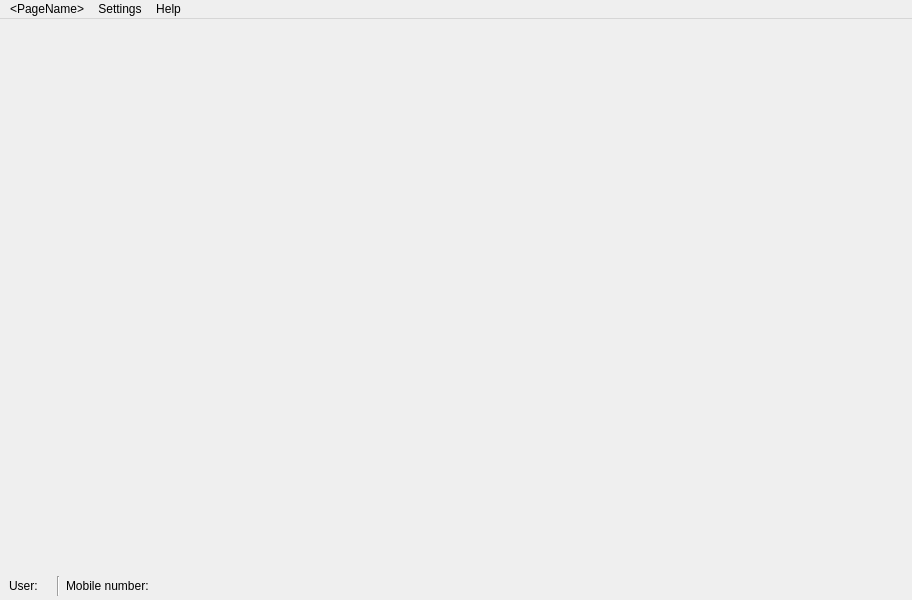
<?xml version="1.0" encoding="UTF-8"?>
<ui version="4.0">
 <class>MainWindowManage</class>
 <widget class="QMainWindow" name="MainWindowManage">
  <property name="geometry">
   <rect>
    <x>0</x>
    <y>0</y>
    <width>912</width>
    <height>600</height>
   </rect>
  </property>
  <property name="windowTitle">
   <string>Management</string>
  </property>
  <widget class="QWidget" name="centralwidget">
   <layout class="QVBoxLayout" name="verticalLayout">
    <property name="spacing">
     <number>0</number>
    </property>
    <property name="leftMargin">
     <number>0</number>
    </property>
    <property name="topMargin">
     <number>0</number>
    </property>
    <property name="rightMargin">
     <number>0</number>
    </property>
    <property name="bottomMargin">
     <number>0</number>
    </property>
    <item>
     <widget class="QStackedWidget" name="stackedWidgetManage">
      <widget class="QWidget" name="pageSales"/>
      <widget class="QWidget" name="pageTransaction"/>
      <widget class="QWidget" name="pageItem"/>
      <widget class="QWidget" name="pageStock"/>
      <widget class="QWidget" name="pagePromo"/>
      <widget class="QWidget" name="pageReward"/>
      <widget class="QWidget" name="pageMember"/>
      <widget class="QWidget" name="pageUser"/>
     </widget>
    </item>
    <item>
     <widget class="QWidget" name="widgetStatusBar" native="true">
      <layout class="QHBoxLayout" name="horizontalLayout_3">
       <property name="topMargin">
        <number>4</number>
       </property>
       <property name="bottomMargin">
        <number>4</number>
       </property>
       <item>
        <layout class="QHBoxLayout" name="horizontalLayout_4">
         <item>
          <widget class="QLabel" name="label_2">
           <property name="text">
            <string>User:</string>
           </property>
          </widget>
         </item>
         <item>
          <widget class="QLabel" name="labelFullName">
           <property name="text">
            <string>&lt;FullName&gt;</string>
           </property>
          </widget>
         </item>
        </layout>
       </item>
       <item>
        <widget class="Line" name="line">
         <property name="orientation">
          <enum>Qt::Vertical</enum>
         </property>
        </widget>
       </item>
       <item>
        <layout class="QHBoxLayout" name="horizontalLayout_5">
         <item>
          <widget class="QLabel" name="label">
           <property name="text">
            <string>Mobile number:</string>
           </property>
          </widget>
         </item>
         <item>
          <widget class="QLabel" name="labelMobileNumber">
           <property name="text">
            <string>&lt;MobileNumber&gt;</string>
           </property>
          </widget>
         </item>
        </layout>
       </item>
       <item>
        <spacer name="horizontalSpacer">
         <property name="orientation">
          <enum>Qt::Horizontal</enum>
         </property>
         <property name="sizeHint" stdset="0">
          <size>
           <width>40</width>
           <height>20</height>
          </size>
         </property>
        </spacer>
       </item>
      </layout>
     </widget>
    </item>
   </layout>
  </widget>
  <widget class="QMenuBar" name="menubar">
   <property name="geometry">
    <rect>
     <x>0</x>
     <y>0</y>
     <width>912</width>
     <height>21</height>
    </rect>
   </property>
   <widget class="QMenu" name="menuManage">
    <property name="title">
     <string>&lt;PageName&gt;</string>
    </property>
    <widget class="QMenu" name="menuProducts">
     <property name="title">
      <string>Products</string>
     </property>
     <addaction name="actionAll"/>
     <addaction name="separator"/>
     <addaction name="actionItems"/>
     <addaction name="actionItemTypes"/>
     <addaction name="actionBrands"/>
     <addaction name="actionSuppliers"/>
    </widget>
    <addaction name="actionSales"/>
    <addaction name="actionTransactions"/>
    <addaction name="separator"/>
    <addaction name="menuProducts"/>
    <addaction name="actionStocks"/>
    <addaction name="actionPromos"/>
    <addaction name="actionRewards"/>
    <addaction name="actionMembers"/>
    <addaction name="separator"/>
    <addaction name="actionUsers"/>
    <addaction name="separator"/>
    <addaction name="actionLogout"/>
   </widget>
   <widget class="QMenu" name="menuSettings">
    <property name="title">
     <string>Settings</string>
    </property>
    <addaction name="actionCurrentOrganization"/>
    <addaction name="separator"/>
    <addaction name="actionCurrentUser"/>
   </widget>
   <widget class="QMenu" name="menuHelp">
    <property name="title">
     <string>Help</string>
    </property>
   </widget>
   <addaction name="menuManage"/>
   <addaction name="menuSettings"/>
   <addaction name="menuHelp"/>
  </widget>
  <action name="actionSales">
   <property name="checkable">
    <bool>true</bool>
   </property>
   <property name="text">
    <string>Sales</string>
   </property>
  </action>
  <action name="actionTransactions">
   <property name="checkable">
    <bool>true</bool>
   </property>
   <property name="text">
    <string>Transactions</string>
   </property>
  </action>
  <action name="actionStocks">
   <property name="checkable">
    <bool>true</bool>
   </property>
   <property name="text">
    <string>Stocks</string>
   </property>
  </action>
  <action name="actionPromos">
   <property name="checkable">
    <bool>true</bool>
   </property>
   <property name="text">
    <string>Promos</string>
   </property>
  </action>
  <action name="actionRewards">
   <property name="checkable">
    <bool>true</bool>
   </property>
   <property name="text">
    <string>Rewards</string>
   </property>
  </action>
  <action name="actionMembers">
   <property name="checkable">
    <bool>true</bool>
   </property>
   <property name="text">
    <string>Members</string>
   </property>
  </action>
  <action name="actionLogout">
   <property name="checkable">
    <bool>false</bool>
   </property>
   <property name="text">
    <string>Logout</string>
   </property>
  </action>
  <action name="actionUsers">
   <property name="checkable">
    <bool>true</bool>
   </property>
   <property name="text">
    <string>Users</string>
   </property>
  </action>
  <action name="actionCurrentOrganization">
   <property name="text">
    <string>&lt;OrganizationName&gt;</string>
   </property>
  </action>
  <action name="actionCurrentUser">
   <property name="text">
    <string>&lt;UserName&gt;</string>
   </property>
  </action>
  <action name="actionItems">
   <property name="checkable">
    <bool>true</bool>
   </property>
   <property name="text">
    <string>Items</string>
   </property>
  </action>
  <action name="actionItemTypes">
   <property name="checkable">
    <bool>true</bool>
   </property>
   <property name="text">
    <string>Types</string>
   </property>
  </action>
  <action name="actionBrands">
   <property name="checkable">
    <bool>true</bool>
   </property>
   <property name="text">
    <string>Brands</string>
   </property>
  </action>
  <action name="actionSuppliers">
   <property name="checkable">
    <bool>true</bool>
   </property>
   <property name="text">
    <string>Suppliers</string>
   </property>
  </action>
  <action name="actionAll">
   <property name="checkable">
    <bool>true</bool>
   </property>
   <property name="text">
    <string>All</string>
   </property>
  </action>
 </widget>
 <resources/>
 <connections/>
</ui>
